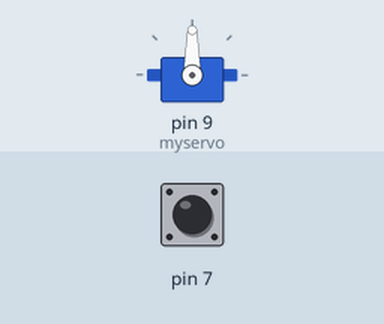
Bench run of a sketch on a simulated Arduino Uno, built with avr-gcc and run on an emulated ATmega328P. On the bench: servo. Inputs (shaded band) come from the test bench; at power-on: pin 7 HIGH.

Above: at 1.2 s.
1.3 s: pin 7 pulled LOW for 0.15 s
At 2.1 s:
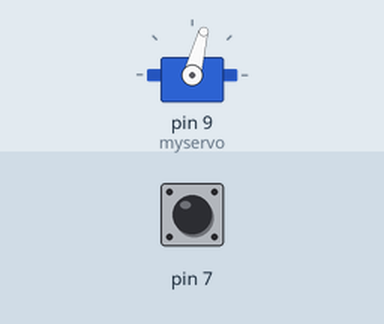
2.9 s: pin 7 pulled LOW for 1 s
At 3.3 s:
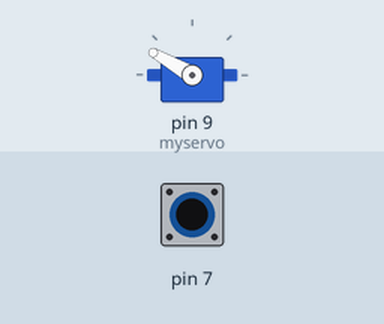
5.4 s: pin 7 pulled LOW for 3.2 s
At 6.4 s:
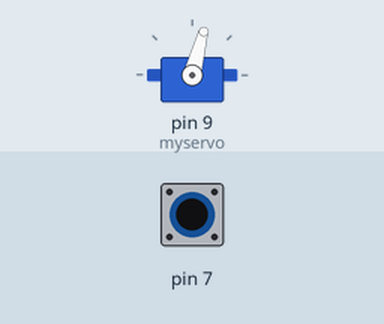
Timing chart, 0 to 8.4 s (numbered marks = the images above; inputs shaded):
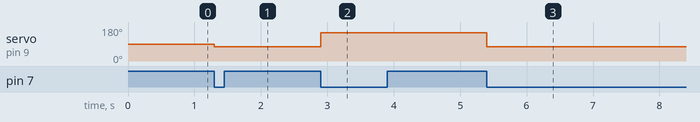

The sketch:

button_and_servomotor.ino
```cpp
#include <Servo.h>

Servo myservo;  // create servo object to control a servo
                // twelve servo objects can be created on most boards

bool button = true;
int i = 0;

void setup()
{
  pinMode(7, INPUT_PULLUP);
  myservo.attach(9);  // attaches the servo on pin 9 to the servo object
}

void loop() {
   // check if joystick button is pressed
   if(digitalRead(7)){
    button = false;
   }

  delay(20);

  // if boolean switch is false and joystick button is pressed
  // flip switch
  if(!digitalRead(7) && button == false && i%2 == 1){
    button = true; i++;
    myservo.attach(9);
    myservo.write(150);
    delay(1500);
    myservo.detach();
   }
   // if boolean switch is false and joystick button is pressed
   // flip switch
   if(!digitalRead(7) && button == false && i%2 == 0){
    button = true; i++;
    myservo.attach(9);
    myservo.write(75);
    delay(1500);
    myservo.detach();

   }
  // if boolean switch and joystick button states are different
  // do nothing

}
```

Measured:
- after the input at 1.3 s, servo on pin 9 (myservo): 90° → 75° at once
- after the input at 2.9 s, servo on pin 9 (myservo): 75° → 150° at once
- after the input at 5.4 s, servo on pin 9 (myservo): 150° → 75° at once
